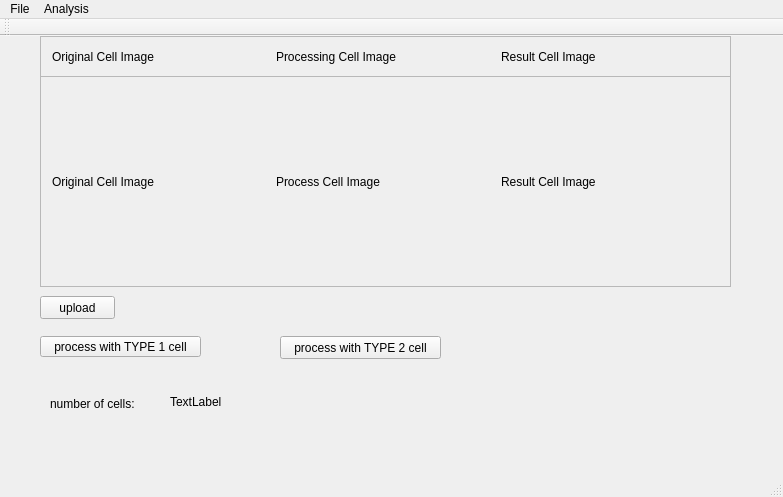
<?xml version="1.0" encoding="UTF-8"?>
<ui version="4.0">
 <class>MainWindow</class>
 <widget class="QMainWindow" name="MainWindow">
  <property name="geometry">
   <rect>
    <x>0</x>
    <y>0</y>
    <width>783</width>
    <height>497</height>
   </rect>
  </property>
  <property name="windowTitle">
   <string>MainWindow</string>
  </property>
  <widget class="QWidget" name="centralWidget">
   <widget class="QFrame" name="frame">
    <property name="geometry">
     <rect>
      <x>40</x>
      <y>0</y>
      <width>691</width>
      <height>41</height>
     </rect>
    </property>
    <property name="frameShape">
     <enum>QFrame::StyledPanel</enum>
    </property>
    <property name="frameShadow">
     <enum>QFrame::Raised</enum>
    </property>
    <layout class="QHBoxLayout" name="horizontalLayout">
     <item>
      <widget class="QLabel" name="label">
       <property name="text">
        <string>Original Cell Image</string>
       </property>
      </widget>
     </item>
     <item>
      <widget class="QLabel" name="label_2">
       <property name="text">
        <string>Processing Cell Image</string>
       </property>
      </widget>
     </item>
     <item>
      <widget class="QLabel" name="label_3">
       <property name="text">
        <string>Result Cell Image</string>
       </property>
      </widget>
     </item>
    </layout>
   </widget>
   <widget class="QFrame" name="frame_2">
    <property name="geometry">
     <rect>
      <x>40</x>
      <y>40</y>
      <width>691</width>
      <height>211</height>
     </rect>
    </property>
    <property name="frameShape">
     <enum>QFrame::StyledPanel</enum>
    </property>
    <property name="frameShadow">
     <enum>QFrame::Raised</enum>
    </property>
    <layout class="QHBoxLayout" name="horizontalLayout_2">
     <item>
      <widget class="QLabel" name="orginal_image">
       <property name="text">
        <string>Original Cell Image</string>
       </property>
      </widget>
     </item>
     <item>
      <widget class="QLabel" name="process_image">
       <property name="text">
        <string>Process Cell Image</string>
       </property>
      </widget>
     </item>
     <item>
      <widget class="QLabel" name="result_image">
       <property name="text">
        <string>Result Cell Image</string>
       </property>
      </widget>
     </item>
    </layout>
   </widget>
   <widget class="QPushButton" name="Myupload">
    <property name="geometry">
     <rect>
      <x>40</x>
      <y>260</y>
      <width>75</width>
      <height>23</height>
     </rect>
    </property>
    <property name="text">
     <string>upload</string>
    </property>
   </widget>
   <widget class="QPushButton" name="process_button_1">
    <property name="geometry">
     <rect>
      <x>40</x>
      <y>300</y>
      <width>161</width>
      <height>21</height>
     </rect>
    </property>
    <property name="text">
     <string>process with TYPE 1 cell</string>
    </property>
   </widget>
   <widget class="QLabel" name="label_4">
    <property name="geometry">
     <rect>
      <x>50</x>
      <y>360</y>
      <width>101</width>
      <height>16</height>
     </rect>
    </property>
    <property name="text">
     <string>number of cells:</string>
    </property>
   </widget>
   <widget class="QLabel" name="counter">
    <property name="geometry">
     <rect>
      <x>170</x>
      <y>360</y>
      <width>54</width>
      <height>12</height>
     </rect>
    </property>
    <property name="text">
     <string>TextLabel</string>
    </property>
   </widget>
   <widget class="QPushButton" name="process_button_2">
    <property name="geometry">
     <rect>
      <x>280</x>
      <y>300</y>
      <width>161</width>
      <height>23</height>
     </rect>
    </property>
    <property name="text">
     <string>process with TYPE 2 cell</string>
    </property>
   </widget>
  </widget>
  <widget class="QMenuBar" name="menuBar">
   <property name="geometry">
    <rect>
     <x>0</x>
     <y>0</y>
     <width>783</width>
     <height>21</height>
    </rect>
   </property>
   <widget class="QMenu" name="menuFile">
    <property name="title">
     <string>File</string>
    </property>
    <addaction name="actionupload_image"/>
    <addaction name="separator"/>
   </widget>
   <widget class="QMenu" name="menuAnalysis">
    <property name="title">
     <string>Analysis</string>
    </property>
    <addaction name="actionAnalysis_graph"/>
   </widget>
   <addaction name="menuFile"/>
   <addaction name="menuAnalysis"/>
  </widget>
  <widget class="QToolBar" name="mainToolBar">
   <attribute name="toolBarArea">
    <enum>TopToolBarArea</enum>
   </attribute>
   <attribute name="toolBarBreak">
    <bool>false</bool>
   </attribute>
  </widget>
  <widget class="QStatusBar" name="statusBar"/>
  <action name="actionupload_image">
   <property name="text">
    <string>upload image</string>
   </property>
  </action>
  <action name="action_3">
   <property name="text">
    <string>save image as</string>
   </property>
  </action>
  <action name="actionAnalysis_graph">
   <property name="text">
    <string>Analysis graph</string>
   </property>
  </action>
 </widget>
 <layoutdefault spacing="6" margin="11"/>
 <resources/>
 <connections/>
</ui>
